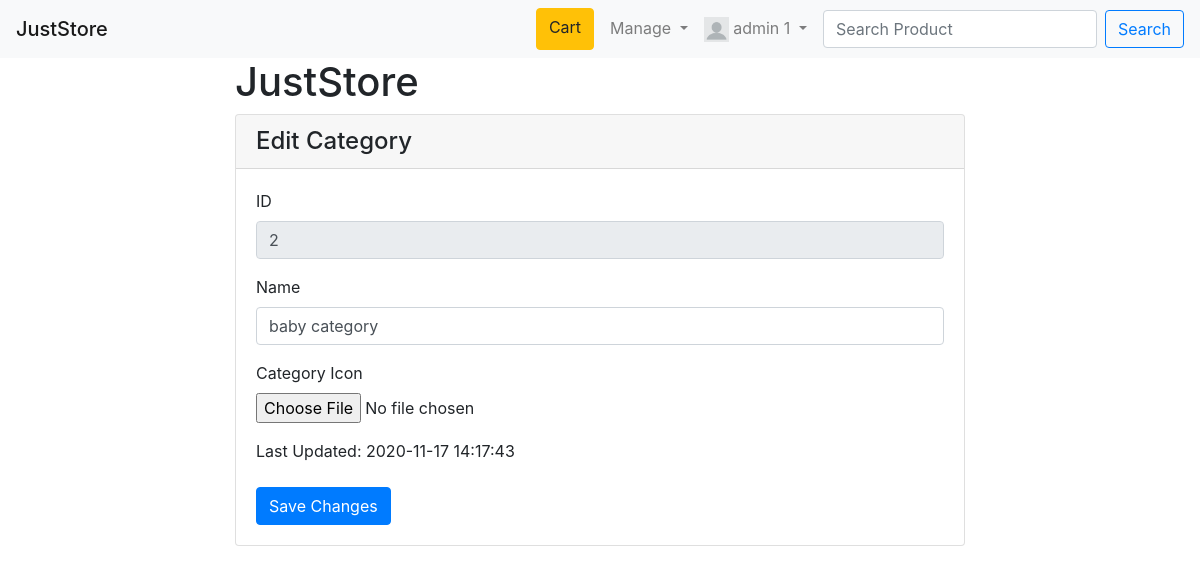
The app's page /mcategoryedit.php?id=2 (signed in) with its own data.
### tables this page shows
CREATE TABLE `category` (
  `id_category` int(11) NOT NULL,
  `name_category` varchar(255) NOT NULL,
  `image_category` varchar(255) NOT NULL,
  `date_update_category` datetime NOT NULL
);

### mCategoryEdit.php (the view, shortened to what this page needs)
<?php
  include 'db.php';
?>
<!DOCTYPE html>
<html lang="en">
<head>
  <link rel="stylesheet" href="css/bootstrap.css">
</head>
<body>
<?php include 'navbar.php'; ?>
  <div class="container">
    <div class="row">
      <div class="col-2"></div>
      <div class="col-8">
      <h1>JustStore</h1>
        <div class="card">
          <h4 class="card-header">Edit Category</h4>
          <div class="card-body">
          <?php
            $id_category=$_GET['id'];
            $result=$conn->query("SELECT * FROM category WHERE id_category='$id_category'");
            $data=$result->fetch_assoc();
          ?>
          <form method="post" enctype="multipart/form-data">
            <div class="form-group">
              <label for="id">ID</label>
              <input type="text" id="id" class="form-control" placeholder="category id" name="id" disabled
              value="<?php echo $data['id_category']; ?>">
            </div>
          <form method="post" enctype="multipart/form-data">
            <div class="form-group">
              <label for="name">Name</label>
              <input type="text" id="name" class="form-control" placeholder="category Name" name="name" required value="<?php echo $data['name_category'];  ?>">
            </div>
            <div class="form-group">
              <label for="image">Category Icon</label>
              <input type="file" class="form-control-file" id="image" name="image">
            </div>
            <div class="form-group">
              <label for="cost">Last Updated:      <?php echo $data['date_update_category'] ?></label>
            </div>
            <button type="submit" class="btn btn-primary" name="save">Save Changes</button>
          </form>
          </div>
        </div>
      </div>
    </div>
  </div>
</body>
</html>

### records on screen
category: id "2", name "baby category", date_update_category "2020-11-17 14:17:43"

### other values on screen
$_SESSION['member']['name_member'] "admin 1"
